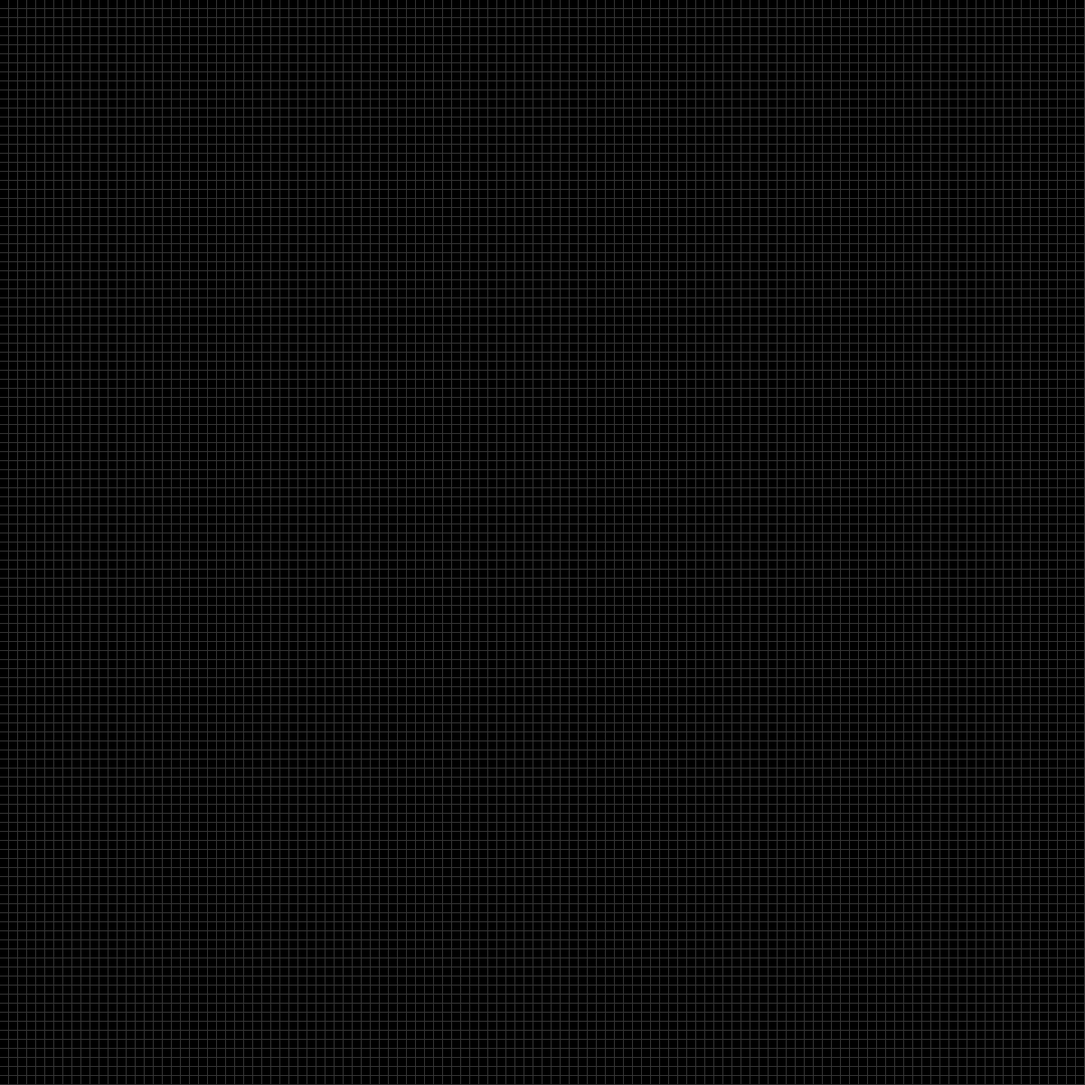
Frame 1 (no input)
Frame 60 (the mouse pressed at the canvas centre just before this capture): identical to frame 1, image omitted
Frame 120 (the mouse held since frame 60 and released just before this capture): identical to frame 1, image omitted

The Processing sketch that drew this single still picture (run headless with seeded random() and noise(); from frame 60 on, the mouse is pressed at the canvas centre):

// Processing sketch: life
// ── life.pde
Cell[][] grid;
Cell[][] next;
int n;
boolean running;
float sz;

void setup() {
  size(1200, 1200);
  sz = 10;
  n = floor(width/sz);
  grid = new Cell[n][n];
  next = new Cell[n][n];
  for (int i = 0; i < n; i++) {
    for (int j = 0; j < n; j++) {
      grid[i][j] = new Cell(i, j);
    }
  }
  running = false;
}

void draw() {
  background(51);
  for (int i = 0; i < n; i++) {
    for (int j = 0; j < n; j++) {
      grid[i][j].render();
    }
  }
  if (running && frameCount % 5 == 0) {
    for (int i = 0; i < n; i++) {
      for (int j = 0; j < n; j++) {
        next[i][j] = grid[i][j].next();
      }
    }
    grid = next;
  }
}


void mouseClicked() {
  int i = floor(mouseX/sz);
  int j = floor(mouseY/sz);
  grid[i][j].toggle();
}

void keyPressed() {
  if (key == ' ') {
    running = !running;
  }
}

// ── cell.pde
class Cell {

  boolean alive;
  int i, j;
  int count;

  Cell(int i, int j) {
    alive = false;
    this.i = i;
    this.j = j;
  }

  void toggle() {
    alive = !alive;
  }

  Cell next() {
    Cell nextCell = this;
    if (alive && count < 2 || alive && count > 3) {
      nextCell.alive = false;
    } else if (!alive && count == 3) {
      nextCell.alive = true;
    }
    return nextCell;
  }

  int countNeighbors() {
    int count = 0;
    for (int x = -1; x <= 1; x++) {
      for (int y = -1; y <= 1; y++) {
        if (i+x >= 0 && i+x < (width/sz) && j+y >= 0 && j+y < (height/sz)) {
          if (grid[i+x][j+y].alive) {
            count++;
          }
        }
      }
    }
    if (alive) {
      count--;
    }
    return count;
  }

  void render() {
    count = countNeighbors();
    noStroke();
    if (alive) {
      fill(255);
    } else {
      fill(0);
    }
    rect(i*sz, j*sz, sz-1, sz-1);
    //fill(255, 0, 0);
    //text(count, i*sz + sz/3, j*sz + sz/2);
  }
}
